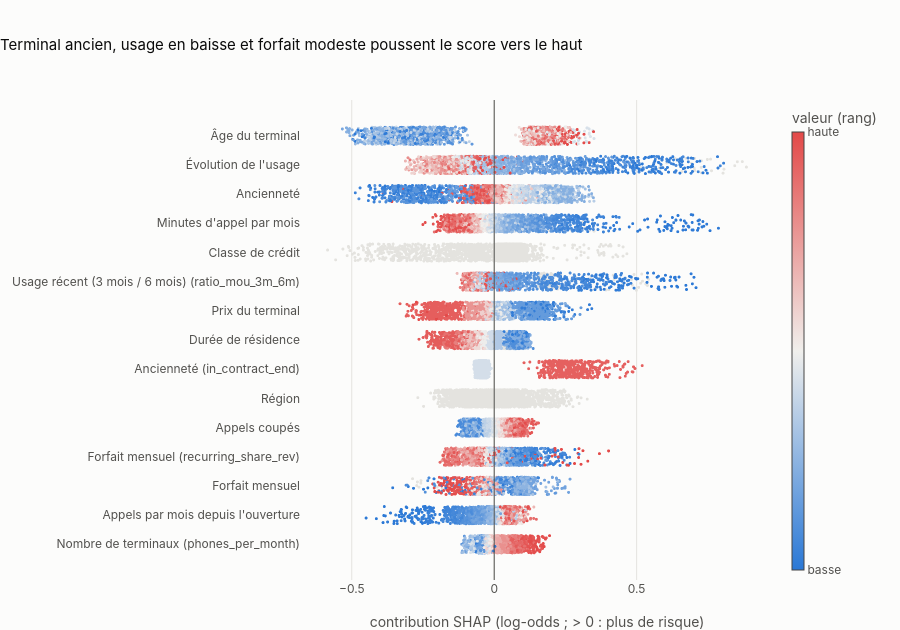

This figure's notebook cell:
### Markdown cell above
### Beeswarm (features du modèle)

Un point par client : sa contribution SHAP (axe horizontal) et le rang de la valeur de la variable (couleur : bleu = valeur basse, rouge = valeur haute ; gris = valeur manquante ou catégorielle).

### Code cell
feat_imp = global_importance(result, grouped=False)
top_features = feat_imp.head(15).index.tolist()
feature_labels = {c: (label(c) if c == source_variable(c) else f"{label(source_variable(c))} ({c})")
                  for c in result.values.columns}
swarm = result.values.index[:3000]   # 3 000 clients suffisent pour lire les formes (notebook léger)
publish(beeswarm_chart(result.values.loc[swarm], result.features.loc[swarm], top_features, feature_labels,
                       "Terminal ancien, usage en baisse et forfait modeste poussent le score vers le haut"),
        "07_beeswarm", width=1100)

### Figure 1 — Plotly figure (JSON) as saved in the notebook; plotly's stock layout.template omitted (floating-point values rounded to 4 significant figures; data arrays with more than 128 entries replaced by an {"elided": "..."} marker saying what was removed)
{"data": [{"hoverinfo": "skip", "marker": {"color": "#e4e3df", "size": 3}, "mode": "markers", "showlegend": false, "type": "scattergl", "x": [], "y": []}, {"hoverinfo": "skip", "marker": {"cmax": 1, "cmin": 0, "color": {"elided": "3000 float values"}, "colorbar": {"thickness": 12, "ticktext": ["basse", "haute"], "tickvals": [0, 1], "title": {"text": "valeur (rang)"}}, "colorscale": [[0.0, "#2a78d6"], [0.5, "#f0efec"], [1.0, "#e34948"]], "showscale": false, "size": 3}, "mode": "markers", "showlegend": false, "type": "scattergl", "x": {"elided": "3000 float values"}, "y": {"elided": "3000 float values"}}, {"hoverinfo": "skip", "marker": {"color": "#e4e3df", "size": 3}, "mode": "markers", "showlegend": false, "type": "scattergl", "x": [], "y": []}, {"hoverinfo": "skip", "marker": {"cmax": 1, "cmin": 0, "color": {"elided": "3000 float values"}, "colorbar": {"thickness": 12, "ticktext": ["basse", "haute"], "tickvals": [0, 1], "title": {"text": "valeur (rang)"}}, "colorscale": [[0.0, "#2a78d6"], [0.5, "#f0efec"], [1.0, "#e34948"]], "showscale": false, "size": 3}, "mode": "markers", "showlegend": false, "type": "scattergl", "x": {"elided": "3000 float values"}, "y": {"elided": "3000 float values"}}, {"hoverinfo": "skip", "marker": {"color": "#e4e3df", "size": 3}, "mode": "markers", "showlegend": false, "type": "scattergl", "x": [-0.1819, -0.1485, -0.2573, -0.2007, -0.2866, -0.1624, -0.135, -0.2577, -0.2696, -0.1536, -0.264, -0.2722], "y": [1.896, 1.958, 2.181, 1.961, 2.246, 2.07, 1.919, 2.092, 2.135, 2.236, 1.956, 2.01]}, {"hoverinfo": "skip", "marker": {"cmax": 1, "cmin": 0, "color": {"elided": "2988 float values"}, "colorbar": {"thickness": 12, "ticktext": ["basse", "haute"], "tickvals": [0, 1], "title": {"text": "valeur (rang)"}}, "colorscale": [[0.0, "#2a78d6"], [0.5, "#f0efec"], [1.0, "#e34948"]], "showscale": false, "size": 3}, "mode": "markers", "showlegend": false, "type": "scattergl", "x": {"elided": "2988 float values"}, "y": {"elided": "2988 float values"}}, {"hoverinfo": "skip", "marker": {"color": "#e4e3df", "size": 3}, "mode": "markers", "showlegend": false, "type": "scattergl", "x": [0.05432, 0.06052, 0.01694, 0.02659, -0.1269, 0.07931, 0.0529, -0.07926, -0.01574, 0.03585, -0.0852, 0.01922], "y": [2.971, 3.123, 3.212, 3.248, 2.712, 3.096, 2.968, 3.295, 3.101, 3.144, 3.128, 3.008]}, {"hoverinfo": "skip", "marker": {"cmax": 1, "cmin": 0, "color": {"elided": "2988 float values"}, "colorbar": {"thickness": 12, "ticktext": ["basse", "haute"], "tickvals": [0, 1], "title": {"text": "valeur (rang)"}}, "colorscale": [[0.0, "#2a78d6"], [0.5, "#f0efec"], [1.0, "#e34948"]], "showscale": false, "size": 3}, "mode": "markers", "showlegend": false, "type": "scattergl", "x": {"elided": "2988 float values"}, "y": {"elided": "2988 float values"}}, {"hoverinfo": "skip", "marker": {"color": "#e4e3df", "size": 3}, "mode": "markers", "showlegend": false, "type": "scattergl", "x": [], "y": []}, {"hoverinfo": "skip", "marker": {"cmax": 1, "cmin": 0, "color": {"elided": "3000 float values"}, "colorbar": {"thickness": 12, "ticktext": ["basse", "haute"], "tickvals": [0, 1], "title": {"text": "valeur (rang)"}}, "colorscale": [[0.0, "#2a78d6"], [0.5, "#f0efec"], [1.0, "#e34948"]], "showscale": false, "size": 3}, "mode": "markers", "showlegend": false, "type": "scattergl", "x": {"elided": "3000 float values"}, "y": {"elided": "3000 float values"}}, {"hoverinfo": "skip", "marker": {"color": "#e4e3df", "size": 3}, "mode": "markers", "showlegend": false, "type": "scattergl", "x": {"elided": "3000 float values"}, "y": {"elided": "3000 float values"}}, {"hoverinfo": "skip", "marker": {"cmax": 1, "cmin": 0, "color": [], "colorbar": {"thickness": 12, "ticktext": ["basse", "haute"], "tickvals": [0, 1], "title": {"text": "valeur (rang)"}}, "colorscale": [[0.0, "#2a78d6"], [0.5, "#f0efec"], [1.0, "#e34948"]], "showscale": false, "size": 3}, "mode": "markers", "showlegend": false, "type": "scattergl", "x": [], "y": []}, {"hoverinfo": "skip", "marker": {"color": "#e4e3df", "size": 3}, "mode": "markers", "showlegend": false, "type": "scattergl", "x": [], "y": []}, {"hoverinfo": "skip", "marker": {"cmax": 1, "cmin": 0, "color": {"elided": "3000 float values"}, "colorbar": {"thickness": 12, "ticktext": ["basse", "haute"], "tickvals": [0, 1], "title": {"text": "valeur (rang)"}}, "colorscale": [[0.0, "#2a78d6"], [0.5, "#f0efec"], [1.0, "#e34948"]], "showscale": false, "size": 3}, "mode": "markers", "showlegend": false, "type": "scattergl", "x": {"elided": "3000 float values"}, "y": {"elided": "3000 float values"}}, {"hoverinfo": "skip", "marker": {"color": "#e4e3df", "size": 3}, "mode": "markers", "showlegend": false, "type": "scattergl", "x": {"elided": "889 float values"}, "y": {"elided": "889 float values"}}, {"hoverinfo": "skip", "marker": {"cmax": 1, "cmin": 0, "color": {"elided": "2111 float values"}, "colorbar": {"thickness": 12, "ticktext": ["basse", "haute"], "tickvals": [0, 1], "title": {"text": "valeur (rang)"}}, "colorscale": [[0.0, "#2a78d6"], [0.5, "#f0efec"], [1.0, "#e34948"]], "showscale": false, "size": 3}, "mode": "markers", "showlegend": false, "type": "scattergl", "x": {"elided": "2111 float values"}, "y": {"elided": "2111 float values"}}, {"hoverinfo": "skip", "marker": {"color": "#e4e3df", "size": 3}, "mode": "markers", "showlegend": false, "type": "scattergl", "x": [-0.195, -0.1649, -0.1075, -0.1999, -0.2316, -0.2168, -0.163, -0.1334, -0.1656, -0.2446, -0.2209, -0.1124, -0.2289, -0.2, -0.2353, -0.192, -0.1818, -0.1958, -0.2242, -0.1902, -0.07703], "y": [8.037, 7.825, 8.08, 7.94, 7.796, 8.26, 7.911, 7.746, 8.074, 8.208, 8.182, 8.279, 8.001, 7.77, 7.957, 8.245, 7.866, 8.077, 7.901, 8.105, 7.713]}, {"hoverinfo": "skip", "marker": {"cmax": 1, "cmin": 0, "color": {"elided": "2979 float values"}, "colorbar": {"thickness": 12, "ticktext": ["basse", "haute"], "tickvals": [0, 1], "title": {"text": "valeur (rang)"}}, "colorscale": [[0.0, "#2a78d6"], [0.5, "#f0efec"], [1.0, "#e34948"]], "showscale": false, "size": 3}, "mode": "markers", "showlegend": false, "type": "scattergl", "x": {"elided": "2979 float values"}, "y": {"elided": "2979 float values"}}, {"hoverinfo": "skip", "marker": {"color": "#e4e3df", "size": 3}, "mode": "markers", "showlegend": false, "type": "scattergl", "x": [0.3161, 0.166, 0.4023, 0.1699, 0.194, 0.1613, 0.2058, 0.1982, 0.2169, 0.219, 0.1556, 0.1881, 0.1667, 0.1832, 0.1393, 0.2261, 0.1734, 0.4909, 0.1813, 0.181, 0.2184, 0.223, 0.4214, 0.1955, 0.2315, 0.1823, 0.507, 0.1878, 0.2784, 0.2197, 0.2011, 0.1665, 0.538, 0.5417, 0.1586, 0.1957, 0.4186, 0.532, 0.2028, 0.2203, 0.3535, 0.2513, 0.1996, 0.2013, 0.1527, 0.1844, 0.1536, 0.1735, 0.5178, 0.16, 0.3393, 0.2855, 0.2008, 0.1778, 0.2011, 0.1778, 0.1715, 0.3263, 0.2149, 0.1875, 0.1953, 0.1722, 0.2335, 0.4499, 0.4979, 0.2186, 0.2806, 0.5343, 0.2222, 0.3926, 0.1857, 0.5204, 0.2108, 0.5141, 0.207, 0.1838, 0.202, 0.1856, 0.1791, 0.4822, 0.4846, 0.1959, 0.198, 0.1636, 0.1579, 0.2218, 0.2269, 0.2256, 0.2314, 0.1901, 0.1798, 0.2184, 0.2489, 0.1961, 0.1864, 0.1766, 0.1864, 0.1626, 0.4177, 0.2301, 0.1672, 0.3452, 0.2211, 0.4508, 0.2173, 0.1884, 0.2209, 0.223, 0.2108, 0.1835, 0.1541, 0.499, 0.1749, 0.1866], "y": [9.057, 9.165, 8.725, 8.84, 8.758, 8.8, 9.241, 8.983, 8.885, 8.973, 8.862, 8.982, 9.273, 9.051, 9.155, 8.778, 9.216, 9.246, 8.963, 9.252, 8.902, 9.292, 9.074, 8.934, 9.184, 9.181, 8.804, 8.839, 9.15, 8.988, 9.2, 9.031, 8.869, 9.078, 9.142, 8.995, 8.953, 8.919, 9.088, 8.805, 8.764, 8.781, 9.279, 9.214, 9.038, 8.949, 8.832, 9.282, 9.259, 9.269, 9.145, 9.149, 8.763, 9.062, 8.71, 9.167, 9.154, 8.804, 8.881, 8.923, 8.87, 8.855, 9.23, 8.808, 9.108, 8.828, 9.044, 8.925, 8.745, 8.717, 8.855, 9.014, 8.784, 8.945, 8.875, 8.789, 8.885, 8.714, 9.214, 9.077, 8.881, 9.006, 9.218, 8.944, 9.239, 9.26, 9.001, 9.183, 8.801, 9.055, 8.809, 8.783, 8.763, 8.952, 9.19, 9.106, 9.261, 9.036, 9.22, 8.841, 8.954, 9.025, 8.981, 8.972, 8.966, 8.759, 9.215, 9.239, 8.844, 9.054, 9.105, 8.706, 9.293, 8.854]}, {"hoverinfo": "skip", "marker": {"cmax": 1, "cmin": 0, "color": {"elided": "2886 float values"}, "colorbar": {"thickness": 12, "ticktext": ["basse", "haute"], "tickvals": [0, 1], "title": {"text": "valeur (rang)"}}, "colorscale": [[0.0, "#2a78d6"], [0.5, "#f0efec"], [1.0, "#e34948"]], "showscale": false, "size": 3}, "mode": "markers", "showlegend": false, "type": "scattergl", "x": {"elided": "2886 float values"}, "y": {"elided": "2886 float values"}}, {"hoverinfo": "skip", "marker": {"color": "#e4e3df", "size": 3}, "mode": "markers", "showlegend": false, "type": "scattergl", "x": {"elided": "3000 float values"}, "y": {"elided": "3000 float values"}}, {"hoverinfo": "skip", "marker": {"cmax": 1, "cmin": 0, "color": [], "colorbar": {"thickness": 12, "ticktext": ["basse", "haute"], "tickvals": [0, 1], "title": {"text": "valeur (rang)"}}, "colorscale": [[0.0, "#2a78d6"], [0.5, "#f0efec"], [1.0, "#e34948"]], "showscale": false, "size": 3}, "mode": "markers", "showlegend": false, "type": "scattergl", "x": [], "y": []}, {"hoverinfo": "skip", "marker": {"color": "#e4e3df", "size": 3}, "mode": "markers", "showlegend": false, "type": "scattergl", "x": [0.3237, 0.3331, 0.1205, 0.3504, 0.2041, 0.2734, 0.3114, 0.1792, 0.1906, 0.3181, 0.1951, 0.1243], "y": [10.85, 10.75, 10.85, 10.73, 11.24, 10.73, 11.04, 10.99, 10.76, 10.84, 11.12, 11.26]}, {"hoverinfo": "skip", "marker": {"cmax": 1, "cmin": 0, "color": {"elided": "2988 float values"}, "colorbar": {"thickness": 12, "ticktext": ["basse", "haute"], "tickvals": [0, 1], "title": {"text": "valeur (rang)"}}, "colorscale": [[0.0, "#2a78d6"], [0.5, "#f0efec"], [1.0, "#e34948"]], "showscale": false, "size": 3}, "mode": "markers", "showlegend": false, "type": "scattergl", "x": {"elided": "2988 float values"}, "y": {"elided": "2988 float values"}}, {"hoverinfo": "skip", "marker": {"color": "#e4e3df", "size": 3}, "mode": "markers", "showlegend": false, "type": "scattergl", "x": [], "y": []}, {"hoverinfo": "skip", "marker": {"cmax": 1, "cmin": 0, "color": {"elided": "3000 float values"}, "colorbar": {"thickness": 12, "ticktext": ["basse", "haute"], "tickvals": [0, 1], "title": {"text": "valeur (rang)"}}, "colorscale": [[0.0, "#2a78d6"], [0.5, "#f0efec"], [1.0, "#e34948"]], "showscale": false, "size": 3}, "mode": "markers", "showlegend": false, "type": "scattergl", "x": {"elided": "3000 float values"}, "y": {"elided": "3000 float values"}}, {"hoverinfo": "skip", "marker": {"color": "#e4e3df", "size": 3}, "mode": "markers", "showlegend": false, "type": "scattergl", "x": [0.6919, 0.6347, 0.7274, 0.7596, 0.6056, 0.6549, 0.7041, 0.7035, 0.7267, 0.6707, 0.4332, 0.6728, 0.659, 0.8853, 0.7271, 0.8064, 0.7629, 0.8534, 0.5878, 0.8709, 0.8034, 0.5787, 0.7023, 0.5533, 0.7483, 0.5735, 0.5799, 0.5146, 0.8444], "y": [13.06, 13.22, 13.14, 13.2, 13.07, 13.02, 12.81, 13.22, 12.92, 12.76, 12.75, 13.23, 12.77, 12.93, 12.73, 12.86, 12.8, 13.11, 12.98, 13.11, 12.72, 13.06, 12.89, 12.75, 13.19, 13.26, 12.9, 12.91, 12.97]}, {"hoverinfo": "skip", "marker": {"cmax": 1, "cmin": 0, "color": {"elided": "2971 float values"}, "colorbar": {"thickness": 12, "ticktext": ["basse", "haute"], "tickvals": [0, 1], "title": {"text": "valeur (rang)"}}, "colorscale": [[0.0, "#2a78d6"], [0.5, "#f0efec"], [1.0, "#e34948"]], "showscale": false, "size": 3}, "mode": "markers", "showlegend": false, "type": "scattergl", "x": {"elided": "2971 float values"}, "y": {"elided": "2971 float values"}}, {"hoverinfo": "skip", "marker": {"color": "#e4e3df", "size": 3}, "mode": "markers", "showlegend": false, "type": "scattergl", "x": [-0.2581, -0.382, -0.284, -0.29], "y": [13.75, 13.8, 14.21, 13.83]}, {"hoverinfo": "skip", "marker": {"cmax": 1, "cmin": 0, "color": {"elided": "2996 float values"}, "colorbar": {"thickness": 12, "ticktext": ["basse", "haute"], "tickvals": [0, 1], "title": {"text": "valeur (rang)"}}, "colorscale": [[0.0, "#2a78d6"], [0.5, "#f0efec"], [1.0, "#e34948"]], "showscale": true, "size": 3}, "mode": "markers", "showlegend": false, "type": "scattergl", "x": {"elided": "2996 float values"}, "y": {"elided": "2996 float values"}}], "layout": {"height": 630, "shapes": [{"line": {"color": "#52514e", "width": 1}, "type": "line", "x0": 0, "x1": 0, "xref": "x", "y0": 0, "y1": 1, "yref": "y domain"}], "title": {"text": "Terminal ancien, usage en baisse et forfait modeste poussent le score vers le haut"}, "xaxis": {"title": {"text": "contribution SHAP (log-odds ; > 0 : plus de risque)"}}, "yaxis": {"showgrid": false, "ticktext": ["Nombre de terminaux (phones_per_month)", "Appels par mois depuis l'ouverture", "Forfait mensuel", "Forfait mensuel (recurring_share_rev)", "Appels coupés", "Région", "Ancienneté (in_contract_end)", "Durée de résidence", "Prix du terminal", "Usage récent (3 mois / 6 mois) (ratio_mou_3m_6m)", "Classe de crédit", "Minutes d'appel par mois", "Ancienneté", "Évolution de l'usage", "Âge du terminal"], "tickvals": [0, 1, 2, 3, 4, 5, 6, 7, 8, 9, 10, 11, 12, 13, 14]}}}
